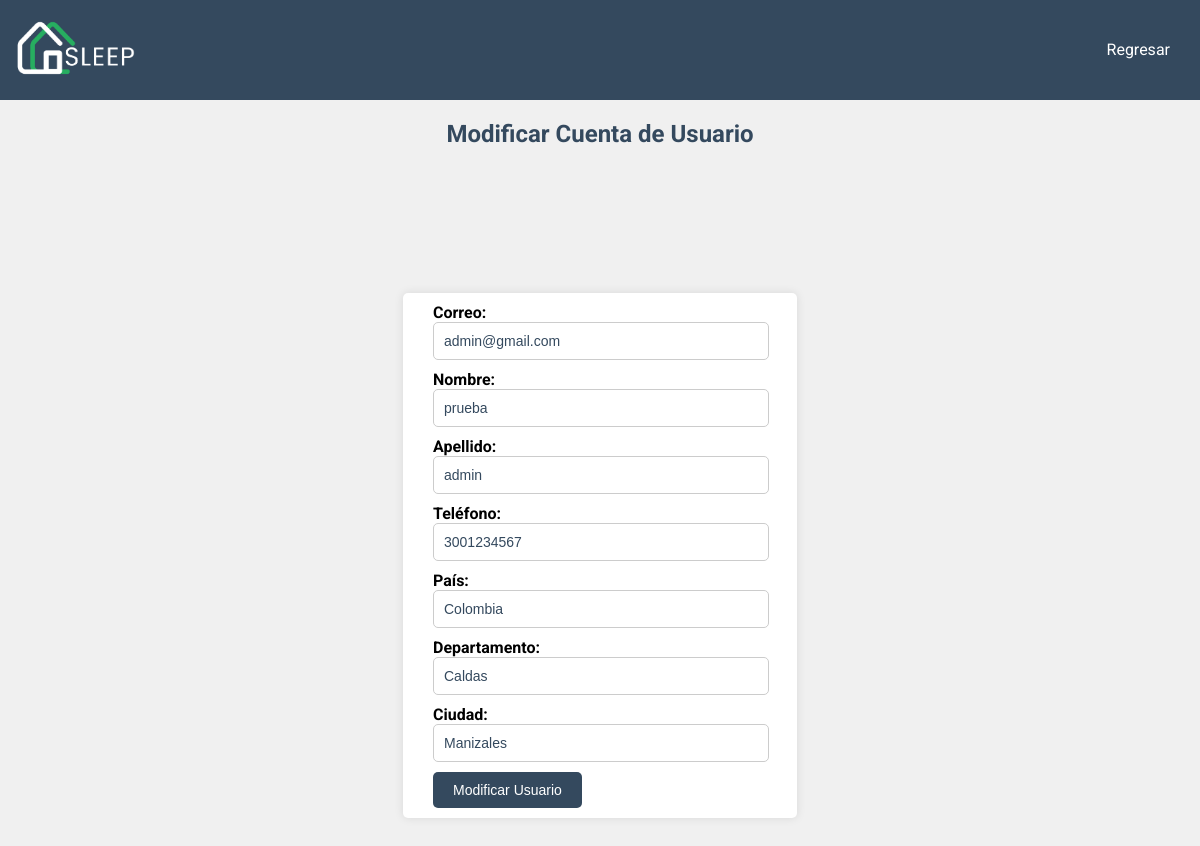
The page /pages/modificar_cuenta.php?documento=123456789 on the database as committed earlier.
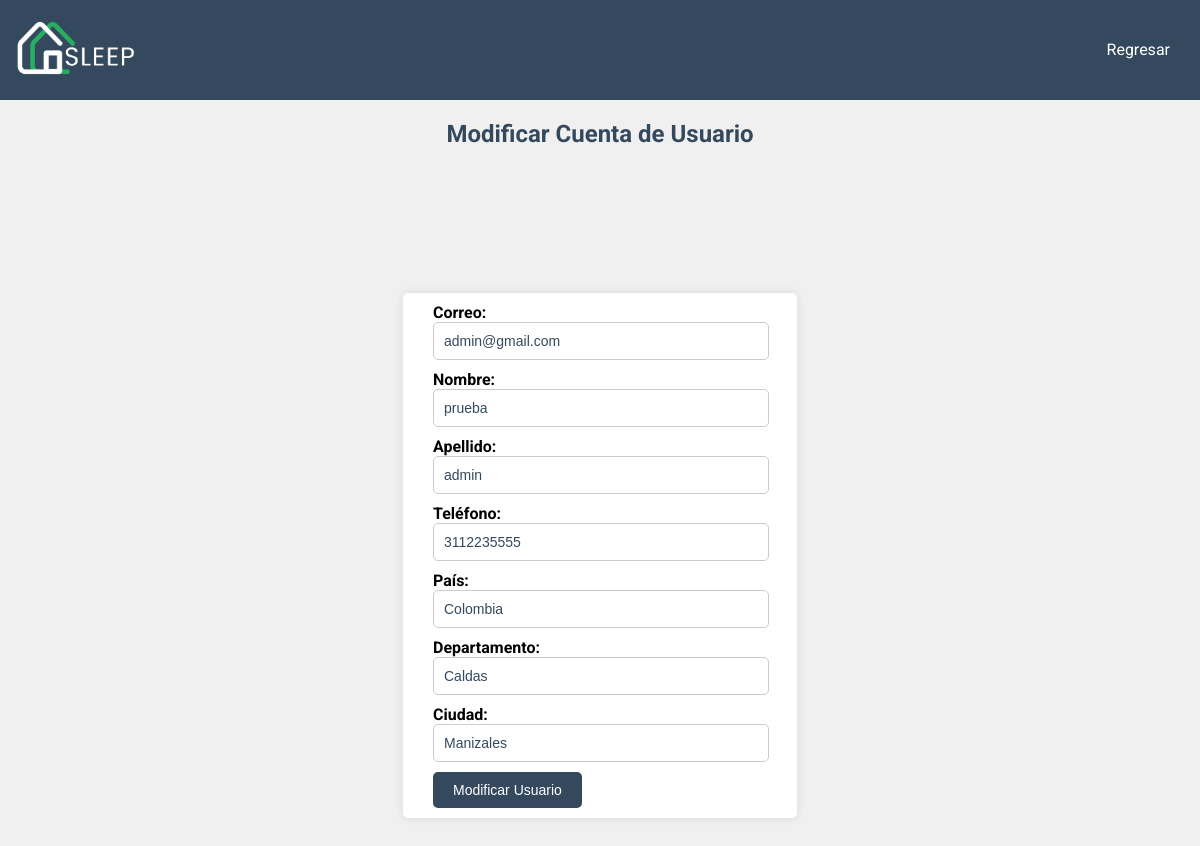
The same page on the database as committed later.
### tables this page shows
CREATE TABLE `usuarios` (
  `documento` int(11) NOT NULL,
  `correo` varchar(45) NOT NULL,
  `nombre` varchar(15) NOT NULL,
  `apellido` varchar(15) NOT NULL,
  `telefono` varchar(20) NOT NULL,
  `pais` varchar(15) NOT NULL,
  `departamento` varchar(15) NOT NULL,
  `ciudad` varchar(15) NOT NULL,
  `contrasena` varchar(255) NOT NULL,
  `tipoUsuarioId` int(11) NOT NULL
);

### pages/modificar_cuenta.php (the view, shortened to what this page needs)
<?php
include '../conections/conection.php';
if (isset($_GET['documento'])) {
    $documento = $_GET['documento'];
    $sql = "SELECT * FROM usuarios WHERE documento = '$documento'";
    $result = $conn->query($sql);
    if ($result->num_rows == 1) {
        $row = $result->fetch_assoc();
        $correo = $row['correo'];
        $nombre = $row['nombre'];
        $apellido = $row['apellido'];
        $telefono = $row['telefono'];
        $pais = $row['pais'];
        $departamento = $row['departamento'];
        $ciudad = $row['ciudad'];
    } else {
        echo "Usuario no encontrado.";
        exit();
    }
} else {
    echo "Documento no proporcionado.";
    exit();
}
?>
<!DOCTYPE html>
<html lang="es">
<head>
    <link rel="stylesheet" href="../assets/css/modificar_cuenta.css">
</head>
<body>
    <header>
        <div id="logo">
            <img src="../assets/img/logoclaro.png" alt="Logo del Hotel" width="135px" height="70px">
        </div>
        <nav>
            <ul class="ul-encabezados">
                <li><a href="panel_gestor.php">Regresar</a></li>
            </ul>
        </nav>
    </header>
    <h2>Modificar Cuenta de Usuario</h2>
    <br>
    <br>
    <main>
        <section>
            <div class="form-container">
                <form method="post" action="">
                    <label for="correo"><strong>Correo:</strong></label>
                    <input type="email" id="correo" name="correo" value="<?php echo $correo; ?>" required><br>
                    <label for="nombre"><strong>Nombre:</strong></label>
                    <input type="text" id="nombre" name="nombre" value="<?php echo $nombre; ?>" required><br>
                    <label for="apellido"><strong>Apellido:</strong></label>
                    <input type="text" id="apellido" name="apellido" value="<?php echo $apellido; ?>" required><br>
                    <label for="telefono"><strong>Teléfono:</strong></label>
                    <input type="text" id="telefono" name="telefono" value="<?php echo $telefono; ?>" required><br>
                    <label for="pais"><strong>País:</strong></label>
                    <input type="text" id="pais" name="pais" value="<?php echo $pais; ?>" required><br>
                    <label for="departamento"><strong>Departamento:</strong></label>
                    <input type="text" id="departamento" name="departamento" value="<?php echo $departamento; ?>" required><br>
                    <label for="ciudad"><strong>Ciudad:</strong></label>
                    <input type="text" id="ciudad" name="ciudad" value="<?php echo $ciudad; ?>" required><br>
                    <button type="submit">Modificar Usuario</button>
                </form>
            </div>
        </section>
    </main>
</body>
</html>

Rows that differ between the two databases and show on the page:
changed usuarios "admin@gmail.com": telefono "3001234567" → "3112235555"
